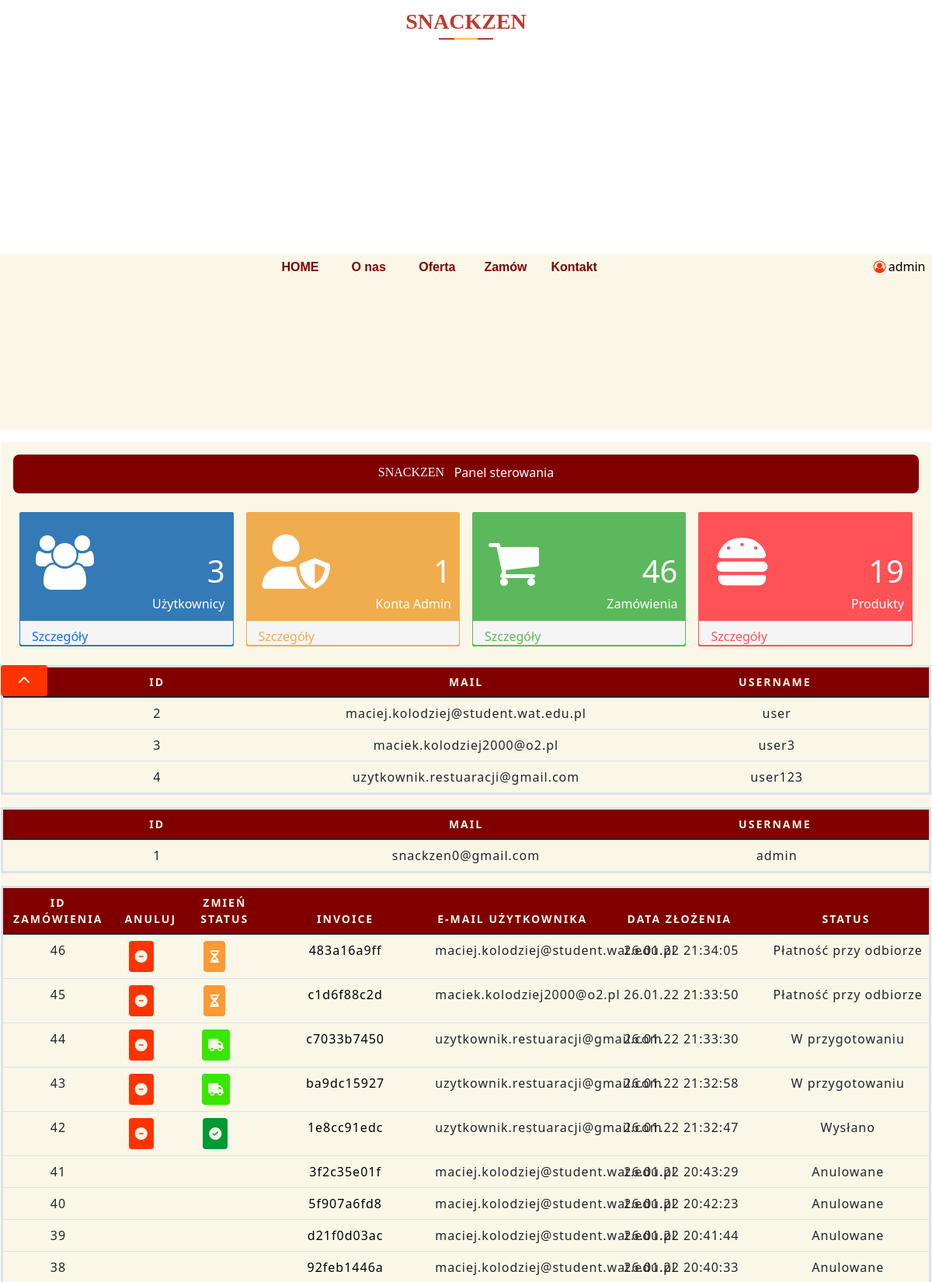
The app's page /admin_panel (signed in, upper part) with its own data.
### Restaurant/models.py (models this page shows, shortened)
class User(db.Model, UserMixin):
    id = db.Column(db.Integer, primary_key=True)
    username = db.Column(db.String(20), unique=True, nullable=False)
    email = db.Column(db.String(120), unique=True, nullable=False)
    password = db.Column(db.String(60), unique=True)

class CustomerOrder(db.Model):
    id = db.Column(db.Integer, primary_key=True)
    invoice = db.Column(db.String(20), unique=True, nullable=False)
    status = db.Column(db.String(20), default='Niezapłacone', nullable=False)
    customer_id = db.Column(db.String(20), unique=False, nullable=False)
    date_created = db.Column(db.DateTime, default=datetime.utcnow, nullable=False)
    orders = db.Column(JsonEcodedDict)

### Restaurant/main/routes.py (the view)
@main.route('/admin_panel')
def admin_panel():
    if current_user.username != 'admin':
        return redirect("home")
    else:
        users = User.query.all()
        orders = CustomerOrder.query.all()
        products = Product.query.all()
        return render_template('admin_panel.html', menu=menu, title='Admin Panel', orders=orders, last_user=len(users),users=users,
                           number_of_orders=len(orders), products=products, number_of_products=len(products))

### Restaurant/models.py (called while the page is built)
@login_manager.user_loader
def load_user(user_id):
    return User.query.get(int(user_id))

    def process_result_value(self, value, dialect):
        if value is None:
            return {}
        else:
            return json.loads(value)

### Restaurant/templates/admin_panel.html (shortened to what this page needs)
{% extends "layout.html" %}
{% block content %}
    <div id="information-box">
<div class='center-content'>
    <link rel="stylesheet" href="https://cdnjs.cloudflare.com/ajax/libs/font-awesome/4.7.0/css/font-awesome.min.css">
    <div class='all-border' id="all-border">
      <div class='shows-location'>
        <div class='location-text'>
            <span class='location'>&nbsp; &nbsp;Panel sterowania <p style="font-family: Food;float: left">SNACKZEN</p></span>
        </div>
      </div>
      <section role="tablist">
        <div class='site-info'>
          <div class='all-quick-info'>
            <div class='info-icon'><i class="fa">&#xf0c0;</i></div>
            <div class='text-right'>
              <div class='info-numbers'><span>{{ last_user - 1}}</span></div>
              <div>Użytkownicy</div>
            </div>
            <div class='info-box-footer'>
              <a class='user-href' href="#users"><span class="pull-left">Szczegóły</span></a>
            </div>
          </div>
          <div style='background: #f0ad4e; border-color: #f0ad4e;' class='all-quick-info'>
            <div class='info-icon'> <i class="fas fa-user-shield"></i></div>
            <div class='text-right'>
              <div class='info-numbers'><span>1</span></div>
              <div>Konta Admin</div>
            </div>
            <div class='info-box-footer'>
              <a href='#admins' class='user-href' style='color: #f0ad4e;'><span class="pull-left">Szczegóły</span>
                <span class='pull-right'></span></a>
            </div>
          </div>
          <div style='background: #5cb85c; border-color: #5cb85c;' class='all-quick-info'>
            <div class='info-icon'> <i class="fa">&#xf07a;</i></div>
            <div class='text-right'>
              <div class='info-numbers'><span>{{ number_of_orders }}</span></div>
              <div>Zamówienia</div>
            </div>
            <div class='info-box-footer'>
              <a href='#orders' class='user-href' style='color: #5cb85c;'><span class="pull-left">Szczegóły</span>
                <span class='pull-right'></span></a>
            </div>
          </div>
          <div style='background: #ff5256; border-color: #ff5256;' class='all-quick-info'>
            <div class='info-icon'><i class="fas fa-hamburger"></i></div>
            <div class='text-right'>
              <div class='info-numbers'><span>{{ number_of_products }}</span></div>
              <div>Produkty</div>
            </div>
            <div class='info-box-footer'>
              <a href="#products" class='user-href' style='color: #ff5256;'><span class="pull-left">Szczegóły</span>
                <span class='pull-right'></span></a>
            </div>
          </div>
        </div>
      </section>
             <button style="position: fixed;width: 5%" class="btn btn-primary hBack" onclick="topFunction()"><i class="fas fa-chevron-up"></i></button>
        <table class="table table-hover show active" id="users">
      <thead>
        <th class="text-center">ID</th>
        <th class="text-center">Mail</th>
        <th class="text-center">Username</th>
      </thead>
    <tbody>
    {% for user in users %}
        {% if user.username != "admin" %}
        <tr>
          <td class="text-center">{{ user.id }}</td>
          <td class="text-center">{{ user.email }}</td>
          <td><span class="label label-info"><span class="glyphicon glyphicon-time">&nbsp;</span>{{ user.username }}</span>
          </td>
        </tr>
        {% endif %}
    {% endfor %}
    </tbody>
</table>
    <table class="table table-hover " id="admins">
      <thead>
        <th class="text-center">ID</th>
        <th class="text-center">Mail</th>
        <th class="text-center">Username</th>
      </thead>
    <tbody>
    {% for user in users %}
        {% if user.username == "admin" %}
        <tr>
          <td class="text-center">{{ user.id }}</td>
          <td class="text-center">{{ user.email }}</td>
          <td><span class="label label-info"><span class="glyphicon glyphicon-time">&nbsp;</span>{{ user.username }}</span>
          </td>
        </tr>
        {% endif %}
    {% endfor %}
    </tbody>
</table>
        <table class="table table-hover " id="orders">
      <thead>
        <th style="width: 12%" class="text-center">Id zamówienia</th>
        <th style="width: 8%" class="text-center" >Anuluj</th>
        <th style="width: 8%" class="text-center">Zmień status</th>
        <th class="text-center">Invoice</th>
        <th class="text-center">E-mail użytkownika</th>
        <th class="text-center">Data Złożenia</th>
        <th class="text-center">Status</th>
      </thead>
    <tbody>
    {% for order in orders|reverse %}
        <tr>
          <td style="width: 12%" class="text-center">{{ order.id }}</td>
            <td style="width: 8%" class="text-center" >
            {% if order.status != 'Dostarczono' and order.status != 'Anulowane' %}
                <form style="width: 100%" class="form-btn" action="{{url_for('order.update_order')}}" method="POST">
                <button style="margin: auto" class="btn"><i class="fas fa-minus-circle"></i></button>
                </form>
            {% endif %}
            </td>
            <td style="width: 8%" class="text-center">
                {% if order.status=='Zapłacone' or order.status=='Płatność przy odbiorze' %}
                    <form style="width: 100%" class="form-btn" action="{{url_for('order.update_order')}}" method="POST">
                    <button style="background-color: #ff9933;margin: auto" class="btn"><i class="fas fa-hourglass-half"></i></button>
                    </form>
                {% endif %}
                {% if order.status=='W przygotowaniu' %}
                    <form style="width: 100%" class="form-btn" action="{{url_for('order.update_order')}}" method="POST">
                    <button style="background-color: #39e600;margin: auto" class="btn"><i class="fas fa-truck"></i></button>
                    </form>
                {% endif %}
                {% if order.status=='Wysłano' %}
                    <form style="width: 100%" class="form-btn" action="{{url_for('order.update_order')}}" method="POST">
                    <button style="background-color: #009933;margin: auto" class="btn"><i class="fas fa-check-circle"></i></button>
                    </form>
                {% endif %}
            </td>
          <td class=""><a style="text-decoration: none;color:black " href="/orders/{{order.invoice}}">{{ order.invoice }}</a></td>
          <td class="text-center">
              {% for user in users %}
                  {% if user.id == order.customer_id|int %}
                      {{ user.email }}
                  {% endif %}
                  {% endfor %}
            </td>
            <td><span class="label label-info"><span class="glyphicon glyphicon-time">&nbsp;</span>{{ order.date_created.strftime("%d.%m.%y %H:%M:%S") }}</span>
          <td ><span class="label label-info"><span class="glyphicon glyphicon-time">&nbsp;</span>{{ order.status }}</span>
          </td>
        </tr>
    {% endfor %}
    </tbody>
</table>
    </div>
    </div>
</div>
{% endblock %}

### Restaurant/templates/layout.html (shortened to what this page needs)
<!DOCTYPE html>
<html lang="en">
<head>
    <link href="https://cdn.jsdelivr.net/npm/bootstrap@5.1.3/dist/css/bootstrap.min.css" rel="stylesheet">
    <link rel= "stylesheet" type= "text/css" href= "{{ url_for('static',filename='styles/style.css') }}">
    <link rel= "stylesheet" type= "text/css" href= "{{ url_for('static',filename='styles/fontello.css') }}">
</head>
<body>
    <div id="top-bar">
        <div id="res_name">
            <div class="page_title text-center">
                <h3 style="font-family: Food">SNACKZEN</h3>
            </div>
        </div>
        <div id="contest-menu">
            {% for el in menu %}
                <a style="font-weight: bold;color:maroon" class="contest-menu-element" href="{{ url_for(el.url) }}">{{ el.name }} </a>
            {% endfor %}
            {% if current_user.is_authenticated %}
                <div class="contest-menu-element-user">
            <a><i class="icon-user"></i></a>{{ current_user.username }}
            </div>
            {% endif %}
        </div>
    </div>
{% block content %}{% endblock %}
</body>
</html>

### Restaurant/static/styles/style.css (style rules this page uses)
body { margin: 0px; height: 100vh; width: 100%; background-color: white; overflow: hidden; }
form { width: 100%; display: grid; grid-template-columns: auto auto; grid-gap: 1%; }
#top-bar { position: relative; width: 100%; height: 13%; background-color: white; margin-bottom: .3%; }
#res_name { height: 60%; position: absolute; text-align: center; width: 100%; font-size: 25px; font-weight: lighter; }
#contest-menu { position: absolute; bottom: 2%; background-color: rgb(250,247, 232); text-align: center; width: 100%; height: 40%; }
.contest-menu-element { font-family: Arial Narrow, sans-serif; width: 7%; text-align: center; color: black; display: inline-block; height: 100%; line-height: 2; text-decoration: none; }
.contest-menu-element-user { margin-left: 28%; margin-right: -28%; text-align: center; color: black; display: inline-block; justify-content: right; height: 100%; line-height: 2; text-decoration: none; }
#information-box { height: 81.7%; width: 100%; background-color: rgb(250,247, 232); display: flex; flex-direction: row; justify-content: space-around; }
.icon-user { color: #ff3300; }
table { table-layout: fixed; width: 100%; border-collapse: collapse; border: 3px solid #800000; }
thead { background-color: #800000; color: rgb(250,247, 232); font-size: 0.875rem; text-transform: uppercase; }
tbody td { text-align: center; }
th { letter-spacing: 2px; border: 1px solid #800000; }
td { letter-spacing: 1px; justify-content: space-between; }
.btn { font-size: 1rem; background-color: #ff3300; color: rgb(250,247, 232); border: maroon; padding: .5rem; }
.form-btn { width: 20%; }
.page_title { padding: 0px 0px; }
.page_title h3 { color: #c0392b; font-weight: 700; line-height: 2; margin-bottom: 0; position: relative; text-transform: capitalize; }
.page_title h3::before { background: #c0392b; width: 70px; height: 2px; position: absolute; content: ''; top: 90%; left: 50%; transform: translate(-50%, -50%); }
.page_title h3::after { position: absolute; content: ''; background: #fbc531; width: 30px; height: 2px; top: 90%; left: 50%; transform: translate(-50%, -50%); }
.all-border { border: 1px solid white; width: auto; height: 100%; overflow-y: auto; }
.shows-location { border: 1px solid transparent; width: auto; height: 50px; margin: 1em; border-radius: 8px; background: maroon; color: white; text-align: center; }
.location { font-size: 16px; display: inline-block; margin: 0; vertical-align: middle; padding: 10px 30px; }
.location-text { display: inline-block; margin: 0; }
.site-info { margin: 1em; height: AUTO; display: flex; }
.all-quick-info { border: 1px solid; width: 50%; height: auto; border-radius: 2px; color: #fff; background-color: #337ab7; border-color: #337ab7; margin: 0.5em; }
.info-icon { font-size: 70px; padding: 10px 20px; }
.info-numbers { font-size: 40px; }
.text-right { text-align: right; margin-top: -90px; padding: 10px; }
.info-box-footer { padding: 15px 15px; background-color: #f5f5f5; border-top: 1px solid #ddd; border-bottom-right-radius: 3px; border-bottom-left-radius: 3px; }
.pull-left { margin-top: -3%; }

### records on screen
User: username "admin", id "1", email "snackzen0@gmail.com"
User: id "2", email "maciej.kolodziej@student.wat.edu.pl", username "user"
User: id "3", email "maciek.kolodziej2000@o2.pl", username "user3"
User: id "4", email "uzytkownik.restuaracji@gmail.com", username "user123"
CustomerOrder: id "46", invoice "483a16a9ff", date_created "26.01.22 21:34:05", status "Płatność przy odbiorze"
CustomerOrder: id "45", invoice "c1d6f88c2d", date_created "26.01.22 21:33:50", status "Płatność przy odbiorze"
CustomerOrder: id "44", invoice "c7033b7450", date_created "26.01.22 21:33:30", status "W przygotowaniu"
CustomerOrder: id "43", invoice "ba9dc15927", date_created "26.01.22 21:32:58", status "W przygotowaniu"
CustomerOrder: id "42", invoice "1e8cc91edc", date_created "26.01.22 21:32:47", status "Wysłano"
CustomerOrder: id "41", invoice "3f2c35e01f", date_created "26.01.22 20:43:29", status "Anulowane"
CustomerOrder: id "40", invoice "5f907a6fd8", date_created "26.01.22 20:42:23", status "Anulowane"
CustomerOrder: id "39", invoice "d21f0d03ac", date_created "26.01.22 20:41:44", status "Anulowane"
CustomerOrder: id "38", invoice "92feb1446a", date_created "26.01.22 20:40:33", status "Anulowane"

### other values on screen
{{ el.name }} "HOME" "O nas" "Oferta" "Zamów" "Kontakt"
{{ last_user - 1 }} "3"
{{ number_of_orders }} "46"
{{ number_of_products }} "19"
